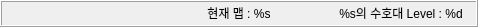
           <widget class="QFrame" name="Frame_TopUI">
            <property name="minimumSize">
             <size>
              <width>0</width>
              <height>27</height>
             </size>
            </property>
            <property name="maximumSize">
             <size>
              <width>16777215</width>
              <height>27</height>
             </size>
            </property>
            <property name="frameShape">
             <enum>QFrame::Box</enum>
            </property>
            <property name="frameShadow">
             <enum>QFrame::Raised</enum>
            </property>
            <layout class="QHBoxLayout" name="horizontalLayout_33">
             <property name="leftMargin">
              <number>0</number>
             </property>
             <property name="topMargin">
              <number>0</number>
             </property>
             <property name="rightMargin">
              <number>0</number>
             </property>
             <property name="bottomMargin">
              <number>0</number>
             </property>
             <item>
              <widget class="QLabel" name="TopUI_Coordinate_Label">
               <property name="minimumSize">
                <size>
                 <width>150</width>
                 <height>20</height>
                </size>
               </property>
               <property name="maximumSize">
                <size>
                 <width>150</width>
                 <height>20</height>
                </size>
               </property>
               <property name="text">
                <string>&lt;html&gt;&lt;head/&gt;&lt;body&gt;&lt;p&gt;&lt;br/&gt;&lt;/p&gt;&lt;/body&gt;&lt;/html&gt;</string>
               </property>
              </widget>
             </item>
             <item>
              <widget class="QFrame" name="Frame_void">
               <property name="frameShape">
                <enum>QFrame::StyledPanel</enum>
               </property>
               <property name="frameShadow">
                <enum>QFrame::Raised</enum>
               </property>
              </widget>
             </item>
             <item>
              <widget class="QLabel" name="TopUI_Map_Label">
               <property name="minimumSize">
                <size>
                 <width>150</width>
                 <height>20</height>
                </size>
               </property>
               <property name="maximumSize">
                <size>
                 <width>150</width>
                 <height>20</height>
                </size>
               </property>
               <property name="text">
                <string>&lt;html&gt;&lt;head/&gt;&lt;body&gt;&lt;p align=&quot;center&quot;&gt;현재 맵 : %s&lt;/p&gt;&lt;/body&gt;&lt;/html&gt;</string>
               </property>
              </widget>
             </item>
             <item>
              <widget class="QFrame" name="Frame_void_2">
               <property name="frameShape">
                <enum>QFrame::StyledPanel</enum>
               </property>
               <property name="frameShadow">
                <enum>QFrame::Raised</enum>
               </property>
              </widget>
             </item>
             <item>
              <widget class="QLabel" name="TopUI_Level_Label">
               <property name="minimumSize">
                <size>
                 <width>150</width>
                 <height>20</height>
                </size>
               </property>
               <property name="maximumSize">
                <size>
                 <width>150</width>
                 <height>20</height>
                </size>
               </property>
               <property name="text">
                <string>&lt;html&gt;&lt;head/&gt;&lt;body&gt;&lt;p align=&quot;center&quot;&gt;%s의 수호대 Level : %d&lt;/p&gt;&lt;/body&gt;&lt;/html&gt;</string>
               </property>
              </widget>
             </item>
            </layout>
           </widget>
